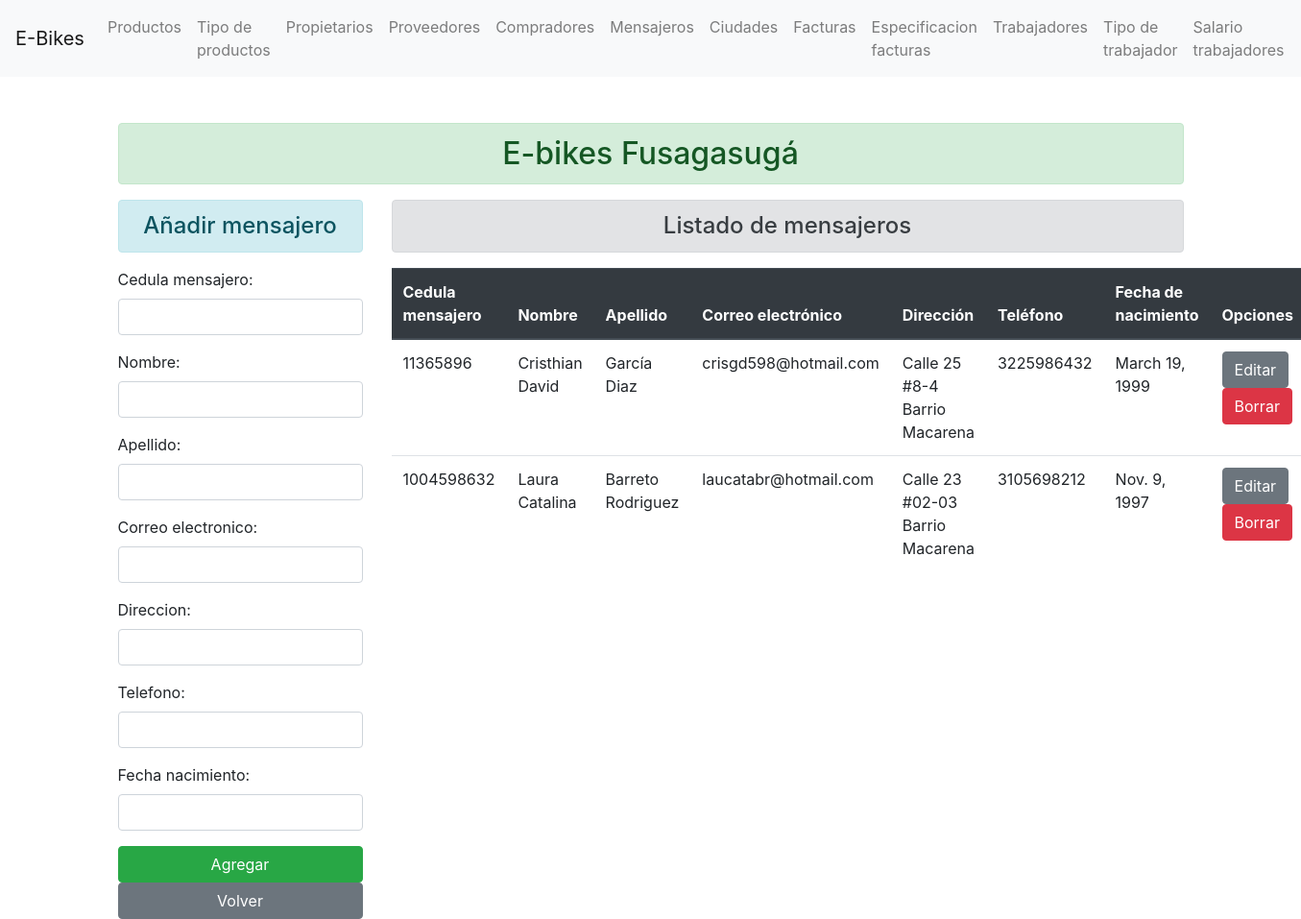
The page /mensajero/ on the database its author committed.
### enroll/models.py (models this page shows)
class Mensajero(models.Model):
    cedula_mensajero = models.IntegerField(primary_key=True)
    nombre = models.CharField(max_length=70)
    apellido = models.CharField(max_length=70)
    correo_electronico = models.EmailField(max_length=70)
    direccion = models.CharField(max_length=70)
    telefono = models.IntegerField()
    fecha_nacimiento = models.DateField()

### enroll/views.py (the view)
# urls.py: path('mensajero/', views.add_mensajero, name="addmensajero" ),
def add_mensajero(request):
    if request.method == 'POST':
        fm = MensajeroRegistration(request.POST)
        if fm.is_valid():
            cm = fm.cleaned_data['cedula_mensajero']
            nm = fm.cleaned_data['nombre']
            ap = fm.cleaned_data['apellido']
            ce = fm.cleaned_data['correo_electronico']
            di = fm.cleaned_data['direccion']
            te = fm.cleaned_data['telefono']
            fn = fm.cleaned_data['fecha_nacimiento']
            reg = Mensajero(cedula_mensajero=cm, nombre=nm, apellido=ap, correo_electronico=ce, direccion=di, telefono=te, fecha_nacimiento=fn)
            reg.save()
            fm = MensajeroRegistration()
    else:
        fm = MensajeroRegistration()
    mensajero_add = Mensajero.objects.all()
    return render(request, 'enroll/addmensajero.html', {'form':fm, 'mensajero':mensajero_add})

### enroll/forms.py
class MensajeroRegistration(forms.ModelForm):
    class Meta:
        model = Mensajero
        fields = ['cedula_mensajero', 'nombre', 'apellido', 'correo_electronico', 'direccion', 'telefono', 'fecha_nacimiento']
        widgets ={
            'cedula_mensajero': forms.NumberInput(attrs={'class':'form-control'}),
            'nombre': forms.TextInput(attrs={'class':'form-control'}),
            'apellido': forms.TextInput(attrs={'class':'form-control'}),
            'correo_electronico': forms.EmailInput(attrs={'class':'form-control'}),
            'direccion': forms.TextInput(attrs={'class':'form-control'}),
            'telefono': forms.NumberInput(attrs={'class':'form-control'}),
            'fecha_nacimiento': forms.DateInput(attrs={'class':'form-control'}),
        }

### enroll/templates/enroll/addmensajero.html (shortened to what this page needs)
{% extends 'enroll/base.html' %}
{% block content  %}
    <div class="row">
        <div class="col-sm-3">
            <h4 class="text-center alert alert-info">Añadir mensajero</h4>
            <form action=" " method="POST">
                {{form.as_p}}
                <input type="submit" class="btn btn-success btn-block" value="Agregar" >
            </form>
            <a class="btn btn-secondary btn-block" href="/">Volver</a>
        </div>
        <div class="col-sm-9">
            <h4 class="text-center alert alert-secondary">Listado de mensajeros</h4>
            {% if mensajero %}
                <table class="table">
                    <thead class="thead-dark">
                    <tr>
                        <th scope="col">Cedula mensajero</th>
                        <th scope="col">Nombre</th>
                        <th scope="col">Apellido</th>
                        <th scope="col">Correo electrónico</th>
                        <th scope="col">Dirección</th>
                        <th scope="col">Teléfono</th>
                        <th scope="col">Fecha de nacimiento</th>
                        <th scope="col">Opciones</th>
                    </tr>
                    </thead>
                    <tbody>
                        {% for mensajeros in mensajero %}
                        <tr>
                            <td>{{mensajeros.cedula_mensajero}}</td>
                            <td>{{mensajeros.nombre}}</td>
                            <td>{{mensajeros.apellido}}</td>
                            <td>{{mensajeros.correo_electronico}}</td>
                            <td>{{mensajeros.direccion}}</td>
                            <td>{{mensajeros.telefono}}</td>
                            <td>{{mensajeros.fecha_nacimiento}}</td>
                            <td>
                                <a href="{% url 'updatemensajero' mensajeros.cedula_mensajero %}" class="btn btn-secondary bt-sm" >Editar</a>
                                <form action="{% url 'deletemensajero' mensajeros.cedula_mensajero %}" method="post" class="d-inline"> {% csrf_token %}
                                    <input type="submit" class="btn btn-danger bt-sm" value="Borrar">
                                </form>
                            </td>
                        </tr>
                        {% endfor %}
                    </tbody>
                </table>
            {% else %}
                <h4 class="text-center alert alert-warning">No hay mensajeros registrados</h4>
            {%  endif %}
        </div>
    </div>
{% endblock content  %}

### rows shown on the page
Mensajero: cedula_mensajero "11365896", nombre "Cristhian David", apellido "García Diaz", correo_electronico "crisgd598@hotmail.com", direccion "Calle 25 #8-4 Barrio Macarena", telefono "3225986432", fecha_nacimiento "March 19, 1999"
Mensajero: cedula_mensajero "1004598632", nombre "Laura Catalina", apellido "Barreto Rodriguez", correo_electronico "laucatabr@hotmail.com", direccion "Calle 23 #02-03 Barrio Macarena", telefono "3105698212", fecha_nacimiento "Nov. 9, 1997"
